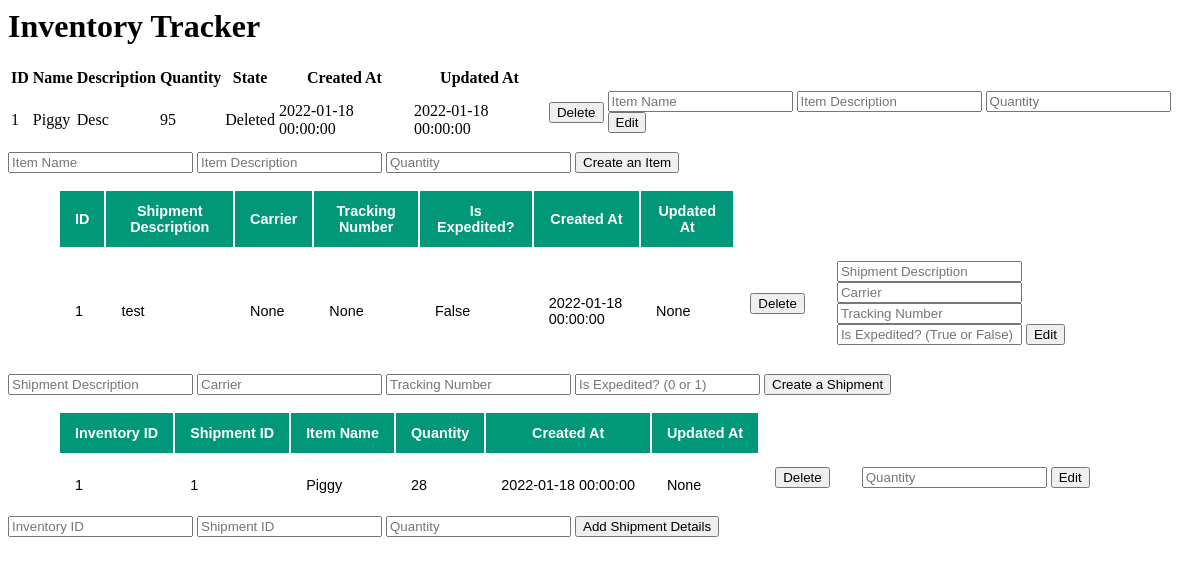
Page /home on the earlier database version.
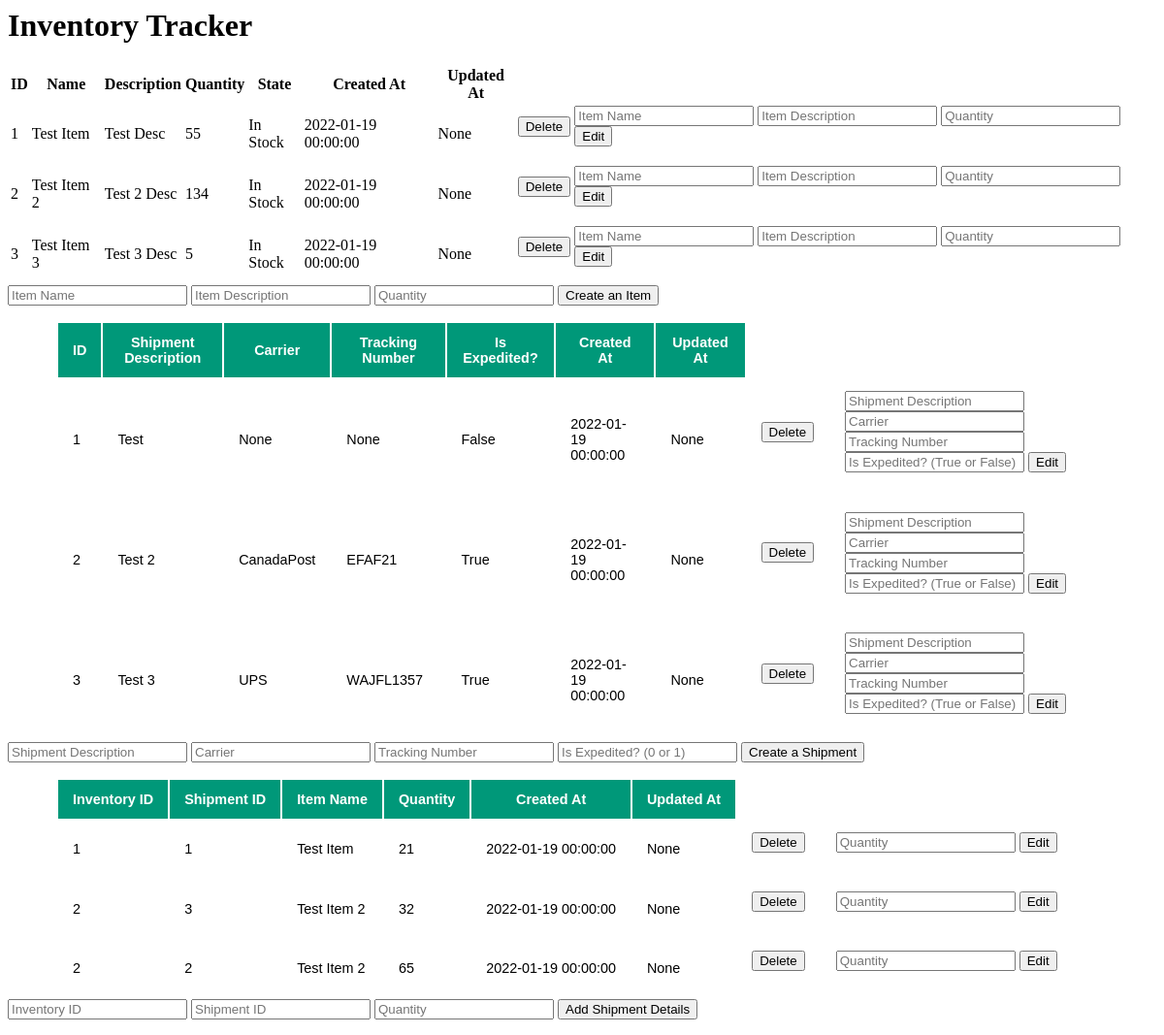
Same page on the later database version.
### main_database.py (models this page shows, shortened)
class Inventory(db.Model):
    ID = db.Column(db.Integer, primary_key=True)
    Item_Name = db.Column(db.String(256))
    Item_Description = db.Column(db.String(256))
    Quantity = db.Column(db.Integer)
    State = db.Column(db.String, default='In Stock')
    Created_At = db.Column(db.DateTime, default=date.today)
    Updated_At = db.Column(db.DateTime, default=None)
    ship_details = db.relationship('Shipment_Details', backref='inv_id', lazy=True, overlaps="inv_id,ship_details")

class Shipments(db.Model):
    ID = db.Column(db.Integer, primary_key=True)
    Shipment_Description = db.Column(db.String(256))
    Carrier = db.Column(db.String(256))
    Tracking_Number = db.Column(db.String(256))
    Is_Expedited = db.Column(db.Boolean)
    Created_At = db.Column(db.DateTime, default=date.today)
    Updated_At = db.Column(db.DateTime, default=None)
    ship_details = db.relationship('Shipment_Details', backref='ship_id', lazy=True, overlaps="ship_details,ship_id")

class Shipment_Details(db.Model):
    Inventory_ID = db.Column(db.Integer, db.ForeignKey('inventory.ID'), unique=False)
    Shipment_ID = db.Column(db.Integer, db.ForeignKey('shipments.ID'), unique=False)
    Quantity = db.Column(db.Integer)
    Created_At = db.Column(db.DateTime, default=date.today)
    Updated_At = db.Column(db.DateTime, default=None)
    item_details = db.relationship('Inventory', backref='Inventory_ID', lazy=True, overlaps="inv_id,ship_details")
    ship_details = db.relationship('Shipments', backref='Shipment_ID', lazy=True, overlaps="ship_details,ship_id")
    __table_args__ = (
        db.PrimaryKeyConstraint(Inventory_ID, Shipment_ID),
        {},
    )

### server.py (the view)
@app.route('/home', methods=['GET'])
def home():
    inv_data = main_database.Inventory.query.all()
    ship_data = main_database.Shipments.query.all()
    ship_details_data = main_database.Shipment_Details.query.all()
    return render_template('home.html', Inventory=inv_data, Shipment=ship_data, Shipment_Details=ship_details_data)

### template/home.html (shortened to what this page needs)
<html>
    <link rel="stylesheet" href="static/main.css">
    <header>
        <h1> Inventory Tracker </h1>
    </header>
    <table>
        <thead>
            <tr>
                <th>ID</th>
                <th>Name</th>
                <th>Description</th>
                <th>Quantity</th>
                <th>State</th>
                <th>Created At</th>
                <th>Updated At</th>
            </tr>
        </thead>
        <tbody>
            {% for row in Inventory %}
            <tr>
                <td>{{ row.ID }}</td>
                <td>{{ row.Item_Name }}</td>
                <td>{{ row.Item_Description }}</td>
                <td>{{ row.Quantity }}</td>
                <td>{{ row.State }}</td>
                <td>{{ row.Created_At }}</td>
                <td>{{ row.Updated_At }}</td>
                <td><form method="POST" action="/delete-inv">
                    <button>Delete</button>
                </form></td>
                <td><form method="POST" action="/update-inv">
                    <input name="name" placeholder="Item Name"/>
                    <input name="description" placeholder="Item Description"/>
                    <input name="quantity" placeholder="Quantity"/>
                    <button>Edit</button>
                </form></td>
            </tr>
            {% endfor %}
        </tbody>
    </table>
    <form method="POST" action='/create-inv'>
        <input name="name" required placeholder="Item Name"/>
        <input name="description" required placeholder="Item Description"/>
        <input name="quantity" required placeholder="Quantity"/>
        <button type="submit">Create an Item</button>
    </form>
    <table class="styled-table">
        <thead>
            <tr>
                <th>ID</th>
                <th>Shipment Description</th>
                <th>Carrier</th>
                <th>Tracking Number</th>
                <th>Is Expedited?</th>
                <th>Created At</th>
                <th>Updated At</th>
            </tr>
        </thead>
        <tbody>
            {% for row in Shipment %}
            <tr>
                <td>{{ row.ID }}</td>
                <td>{{ row.Shipment_Description }}</td>
                <td>{{ row.Carrier }}</td>
                <td>{{ row.Tracking_Number }}</td>
                <td>{{ row.Is_Expedited }}</td>
                <td>{{ row.Created_At }}</td>
                <td>{{ row.Updated_At }}</td>
                <td><form method="POST" action="/delete-shipment">
                    <button>Delete</button>
                </form></td>
                <td><form method="POST" action="/update-ship">
                    <input name="desc" placeholder="Shipment Description"/>
                    <input name="carrier" placeholder="Carrier"/>
                    <input name="tracking" placeholder="Tracking Number"/>
                    <input name="is_exp" placeholder="Is Expedited? (True or False)"/>
                    <button>Edit</button>
                </form></td>
            </tr>
            {% endfor %}
        </tbody>
    </table>
    <form method="POST" action='/create-shipment'>
        <input name="desc" required placeholder="Shipment Description"/>
        <input name="carrier" required placeholder="Carrier"/>
        <input name="tracking" required placeholder="Tracking Number"/>
        <input name="is_exp" required placeholder="Is Expedited? (0 or 1)"/>
        <button type="submit">Create a Shipment</button>
    </form>
    <table class="styled-table">
        <thead>
            <tr>
                <th>Inventory ID</th>
                <th>Shipment ID</th>
                <th>Item Name</th>
                <th>Quantity</th>
                <th>Created At</th>
                <th>Updated At</th>
            </tr>
        </thead>
        <tbody>
            {% for row in Shipment_Details %}
            <tr>
                <td>{{ row.Inventory_ID }}</td>
                <td>{{ row.Shipment_ID }}</td>
                <td>{{ row.item_details.Item_Name }}</td>
                <td>{{ row.Quantity }}</td>
                <td>{{ row.Created_At }}</td>
                <td>{{ row.Updated_At }}</td>
                <td><form method="POST" action="/delete-deet">
                    <button>Delete</button>
                </form></td>
                <td><form method="POST" action="/update-deet">
                    <input name="quantity" placeholder="Quantity"/>
                    <button>Edit</button>
                </form></td>
            </tr>
            {% endfor %}
        </tbody>
    </table>
    <form method="POST" action='/shipment-details'>
        <input name="inv_id" required placeholder="Inventory ID"/>
        <input name="ship_id" required placeholder="Shipment ID"/>
        <input name="quantity" required placeholder="Quantity"/>
        <button type="submit">Add Shipment Details</button>
    </form>
</html>

### template/static/main.css (style rules this page uses)
.styled-table { border: #000; margin-left: 50px; font-size: 0.9em; font-family: sans-serif; min-width: 400px; }
.styled-table thead tr { background-color: #009879; color: #ffffff; text-align: center; }
.styled-table th, .styled-table td { padding: 12px 15px; }

Differences in the rows shown:
changed Inventory id 1: Item_Name "Piggy" → "Test Item"; Item_Description "Desc" → "Test Desc"; Quantity "95" → "55"; State "Deleted" → "In Stock"; Created_At "2022-01-18 00:00:00" → "2022-01-19 00:00:00"; Updated_At "2022-01-18 00:00:00" → "None"
added Inventory: ID "2", Item_Name "Test Item 2", Item_Description "Test 2 Desc", Quantity "134", State "In Stock", Created_At "2022-01-19 00:00:00", Updated_At "None"
added Inventory: ID "3", Item_Name "Test Item 3", Item_Description "Test 3 Desc", Quantity "5", State "In Stock", Created_At "2022-01-19 00:00:00", Updated_At "None"
changed Shipments "False": Shipment_Description "test" → "Test"; Created_At "2022-01-18 00:00:00" → "2022-01-19 00:00:00"
added Shipments: ID "2", Shipment_Description "Test 2", Carrier "CanadaPost", Tracking_Number "EFAF21", Is_Expedited "True", Created_At "2022-01-19 00:00:00", Updated_At "None"
added Shipments: ID "3", Shipment_Description "Test 3", Carrier "UPS", Tracking_Number "WAJFL1357", Is_Expedited "True", Created_At "2022-01-19 00:00:00", Updated_At "None"
changed Shipment_Details: item_details.Item_Name "Piggy" → "Test Item"; Quantity "28" → "21"; Created_At "2022-01-18 00:00:00" → "2022-01-19 00:00:00"
added Shipment_Details: Inventory_ID "2", Shipment_ID "3", item_details.Item_Name "Test Item 2", Quantity "32", Created_At "2022-01-19 00:00:00", Updated_At "None"
added Shipment_Details: Inventory_ID "2", Shipment_ID "2", item_details.Item_Name "Test Item 2", Quantity "65", Created_At "2022-01-19 00:00:00", Updated_At "None"
